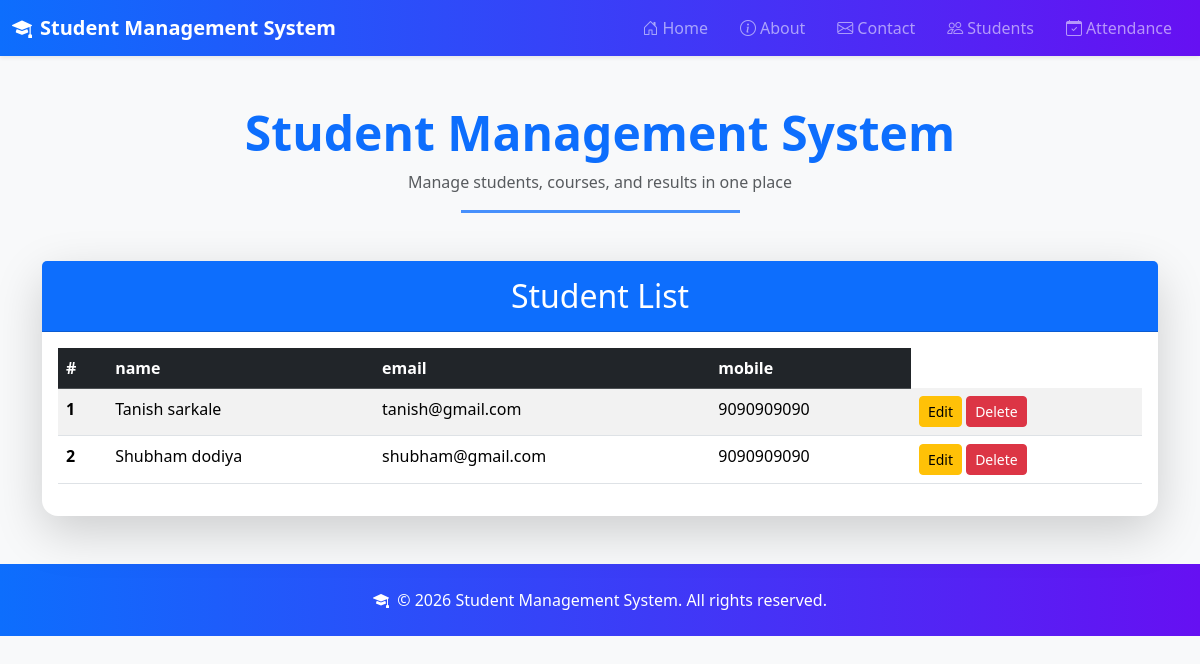
Before: /studentList/ with the older database file.
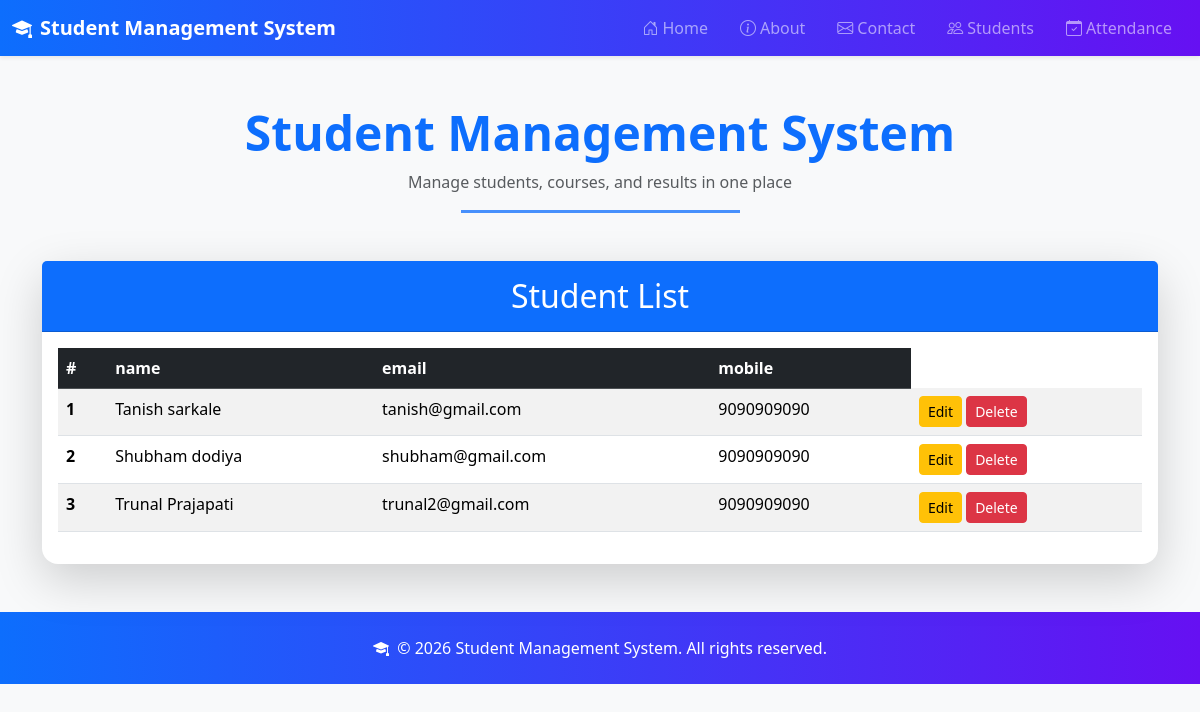
After: the same page with the newer database file.
### student/models.py (models this page shows, shortened)
class Student(models.Model):
    name = models.CharField(max_length=100)
    email = models.EmailField()
    mobile = models.CharField(max_length=15)

### student/views.py (the view)
# urls.py: path('studentList/', views.studentList, name='studentList'),
def studentList(request):
    students = Student.objects.all()
    return render(request, 'student_crud/list.html', {'students': students})

### student/Template/student_crud/list.html
{% extends 'base.html' %}
{% block content %}
<div class="card shadow-lg border-0 rounded-4">
    <div class="card-header bg-primary text-white text-center py-3">
        <h2 class="mb-0">Student List</h2>
    </div>
    <div class="card-body">
        <table class="table table-striped table-hover">
            <thead class="table-dark">
                <tr>
                    <th scope="col">#</th>
                    <th scope="col">name</th>
                    <th scope="col">email</th>
                    <th scope="col">mobile</th>
                </tr>
            </thead>
            <tbody>
                {% for student in students %}
                <tr>
                    <th scope="row">{{ forloop.counter }}</th>
                    <td>{{ student.name }}</td>
                    <td>{{ student.email }}</td>
                    <td>{{ student.mobile }}</td>
                    <td>
                        <a href="{% url 'student_edit' student.id %}" class="btn btn-sm btn-warning">Edit</a>
                        <a href="{% url 'student_delete' student.id %}" class="btn btn-sm btn-danger">Delete</a>
                    </td>
                </tr>
                {% endfor %}
            </tbody>
        </table>
    </div>
</div>
{% endblock %}

Changed rows visible on the page:
added Student: name "Trunal Prajapati", email "trunal2@gmail.com", mobile "9090909090"
